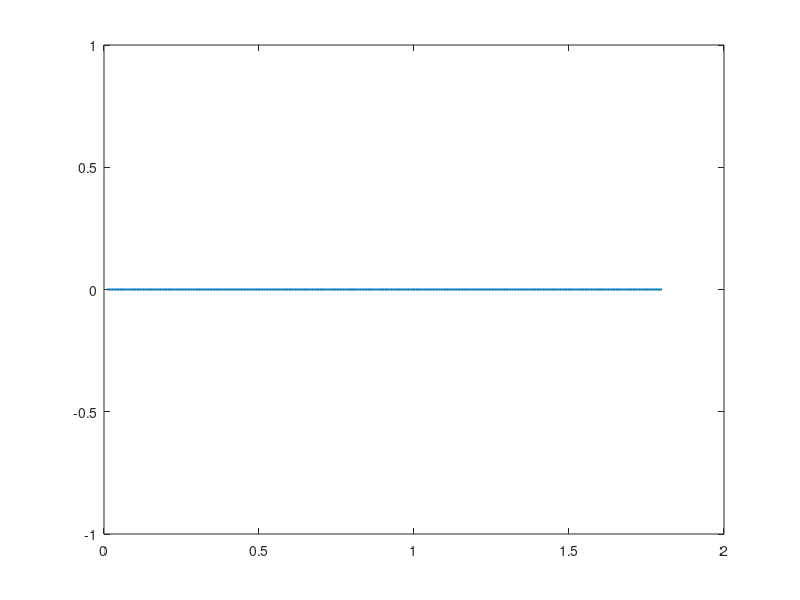

MATLAB code for this plot: (Note: this script raises an error after producing the figure.)
% clc
% clear
Lx=20; N=256;
errormax=1e-12; errorCG=1e-2; c=3;
x=-Lx/2:Lx/N:Lx/2-Lx/N; dx=Lx/N;
kx=[0:N/2-1  -N/2:-1]*2*pi/Lx;

K2=kx.^2; fftM=(c+K2);
err = 3.5*10^(-5);

l=2;
W0=[0.01:0.005:1.8];
k=[0.3];
% mu=[-0.65:0.001:0.84];
P=zeros(length(W0),length(k));
mup=zeros(length(W0),length(k));

aa=1;
i=1;
for W00=W0 
    W=W00*sinh(x/l)./cosh(x/l).^2;
%     W=W00*tanh(x/l);
    V=0.5*x.^2+1i*W;
    
    j=1;
    for kk=k
    
        U1=1.2*x.^1.*exp(-x.^2/2);
        U2=1.2*x.^1.*exp(-x.^2/2);
        mu=[aa:-0.001:3];
        for muu=mu
       
        nn=0;
        while nn<10000
           F1=V-abs(U1.*U1)-muu; G1=conj(F1);
           F2=V-abs(U2.*U2)-muu; G2=conj(F2);
           L0U1=-0.5*ifft(-K2.*fft(U1))+F1.*U1-kk*U2;
           L0U2=-0.5*ifft(-K2.*fft(U2))+F2.*U2-kk*U1;
           U=[U1,U2];
           L0U=[L0U1,L0U2];
             errorU=max(abs(L0U))/max(abs(U))
             if errorU < errormax
                break
             end
             L1= @(W) -0.5*ifft(-K2.*fft(W))+F1.*W-2*U1.*real(conj(U1).*W);
             L1A=@(W) -0.5*ifft(-K2.*fft(W))+G1.*W-2*U1.*real(conj(U1).*W);
             L2= @(W) -0.5*ifft(-K2.*fft(W))+F2.*W-2*U2.*real(conj(U2).*W);
             L2A=@(W) -0.5*ifft(-K2.*fft(W))+G2.*W-2*U2.*real(conj(U2).*W);
  
             DU1=0*U1; DU2=0*U2;
             R1=-(L1A(L0U1)-kk*L0U2); R2=-(L2A(L0U2)-kk*L0U1);
             R=[R1,R2];
             MinvR1=ifft(fft(R1)./fftM); MinvR2=ifft(fft(R2)./fftM);
             MinvR=[MinvR1,MinvR2];
             R2new1=sum(conj(R1).*MinvR1); 
             R2new2=sum(conj(R2).*MinvR2);
             R201=R2new1;
             R202=R2new2;
             P1=MinvR1; P2=MinvR2;
            while((R2new1 > R201*errorCG^2) || (R2new2 > R202*errorCG^2))  
             L1P1=L1(P1)-kk*P2; L1P2=L2(P2)-kk*P1;
             LP1=L1A(L1P1)-kk*L1P2; LP2=L1A(L1P2)-kk*L1P1; 
            %     LP=[LP1,LP2];
              a1=R2new1/sum(real(conj(P1).*LP1));
              a2=R2new2/sum(real(conj(P2).*LP2));
              DU1=DU1+a1*P1; DU2=DU2+a2*P2;
               R1=R1-a1*LP1; R2=R2-a2*LP2; 
               MinvR1=ifft(fft(R1)./fftM); MinvR2=ifft(fft(R2)./fftM);
            %     MinvR=[MinvR1,MinvR2];
                R2old1=R2new1; R2old2=R2new2;
               R2new1=sum(real(conj(R1).*MinvR1));
               R2new2=sum(real(conj(R2).*MinvR2));
              b1=R2new1/R2old1; b2=R2new2/R2old2;
              P1=MinvR1+b1*P1; P2=MinvR2+b2*P2;
              
            end
            nn=nn+1;
            U1=U1+DU1;
            U2=U2+DU2;
        end
           

Nx=200;L=20;k0=2*pi/L;
G1=-2*abs(U1).^2+V-muu;
G2=-2*abs(U2).^2+V-muu;
G3=-U1.^2; G4=-U2.^2;
Gk=k*ones(size(U1));
for n=-Nx:1:Nx
c1(n+Nx+1)=dx*sum(G1.*exp(-1i*k0*n*x))/L;
c2(n+Nx+1)=dx*sum(G2.*exp(-1i*k0*n*x))/L;
c3(n+Nx+1)=dx*sum(G3.*exp(-1i*k0*n*x))/L;
c4(n+Nx+1)=dx*sum(G4.*exp(-1i*k0*n*x))/L;
ck(n+Nx+1)=dx*sum(Gk.*exp(-1i*k0*n*x))/L;
end
D=(1i*k0*diag([-Nx:Nx])).^2;
C0=zeros(2*Nx+1);
C1=toeplitz([c1(Nx+1:2*Nx+1) zeros(1,Nx)],[c1(Nx+1:-1:1) zeros(1,Nx)]);
C2=toeplitz([c2(Nx+1:2*Nx+1) zeros(1,Nx)],[c2(Nx+1:-1:1) zeros(1,Nx)]);
C3=toeplitz([c3(Nx+1:2*Nx+1) zeros(1,Nx)],[c3(Nx+1:-1:1) zeros(1,Nx)]);
C4=toeplitz([c4(Nx+1:2*Nx+1) zeros(1,Nx)],[c4(Nx+1:-1:1) zeros(1,Nx)]);
Ck=toeplitz([ck(Nx+1:2*Nx+1) zeros(1,Nx)],[ck(Nx+1:-1:1) zeros(1,Nx)]);
M=[     -0.5*D+C1,      -Ck,   C3,   C0;
      -Ck,        -0.5*D+C2,   C0,   C4;
 -conj(C3),        C0,  -(-0.5*D+C1),  Ck;
        C0, -conj(C4),  Ck,  -(-0.5*D+C2);];
 [Ve,D] = eig( M);
            [eigvalues,I] = sort(diag(D));
             MaxImag = max(  abs( imag(eigvalues) ) );
             if MaxImag<err
                 P(i,j)=sum(abs(U1).^2)*dx+sum(abs(U2).^2)*dx; 
                 mup(i,j)=muu; 
                 aa=muu;
                 break
             end
             
            
        end
        
        j=j+1;
        
    end
    
    i=i+1;
    
    
end
% w0=W0(1:7);p=P(1:7);mmup=mup(1:7);
% save('E:\dual-core\SSB_new\data\2l=2_k=0.6.mat','W0','P')
% save('E:\dual-core\SSB_new\data\2l=2_k=0.3_s_l.mat','W0','P','mup')
% plot(k,mup(1,1:end))

plot(W0,P,'-','LineWidth',1.5)
hold on
plot(W0,p,'-','LineWidth',1.5)

plot(W0,pp,'-','LineWidth',1.5)

